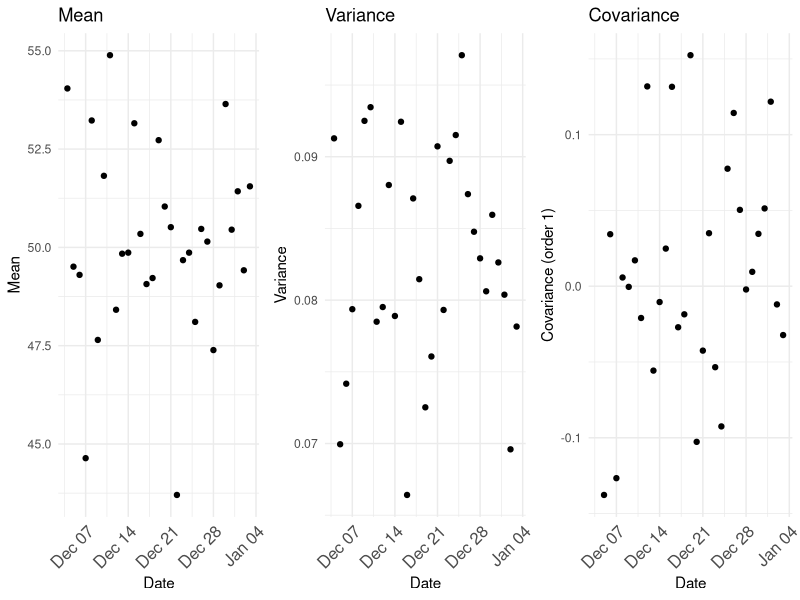
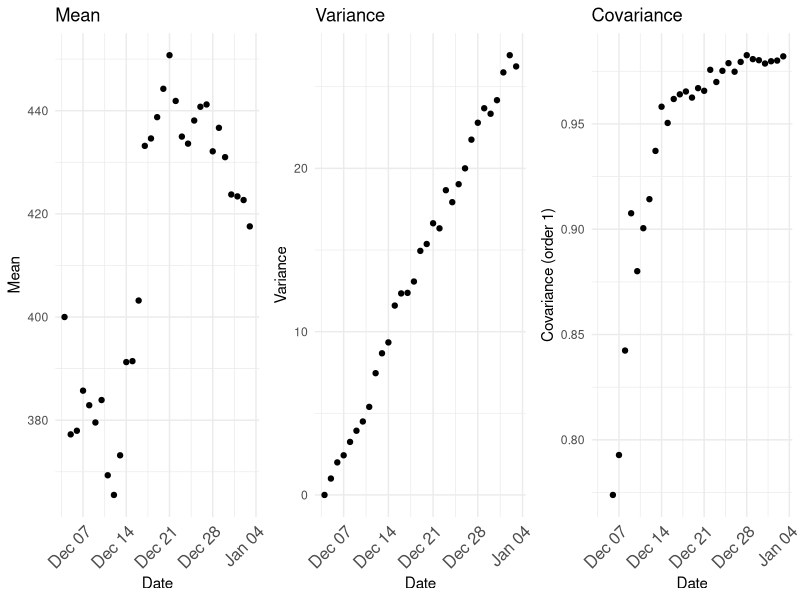
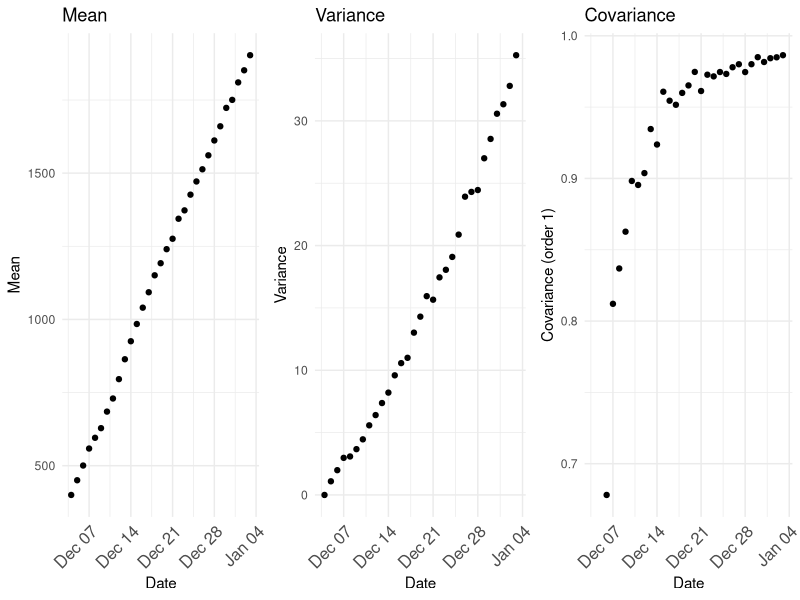
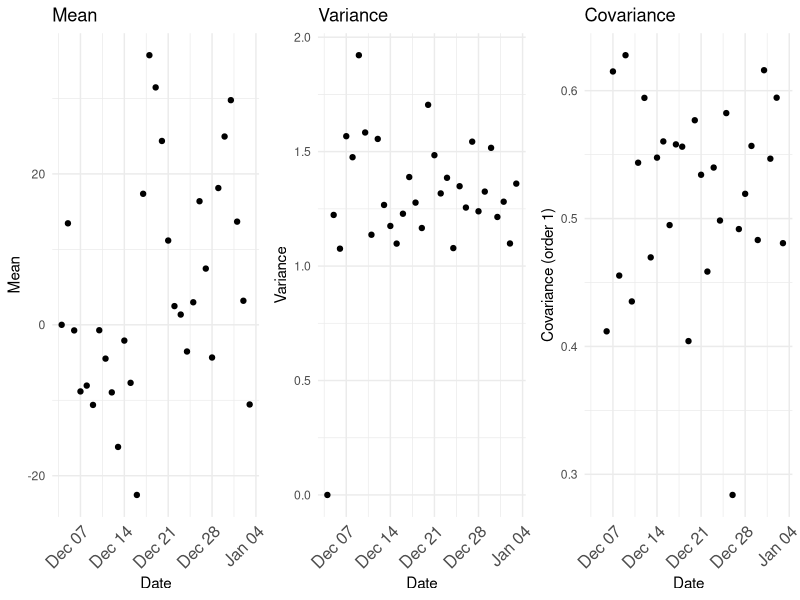
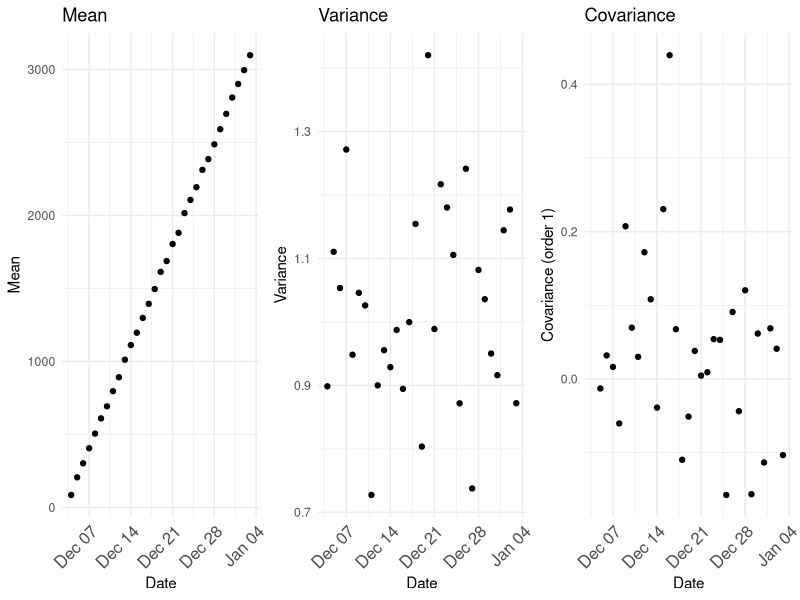
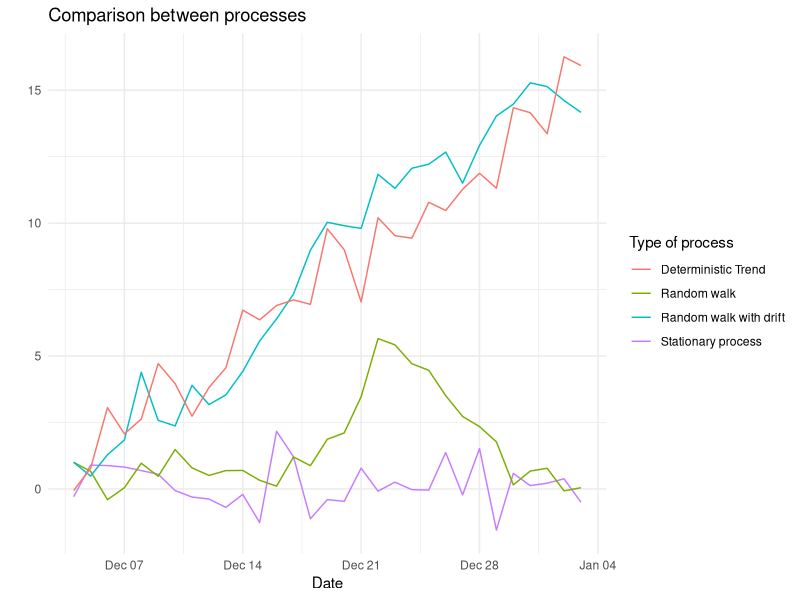

These charts were generated, in order, by the following R code:
## ---- chunk 1
library(tidyverse)
library(lubridate)
library(kableExtra)
library(gridExtra)
knitr::opts_chunk$set(echo = FALSE)
## ---- chunk 2
stationary.df <- data.frame(date = today() + days(0:30))
for(i in 1:100){
  stationary.df <- stationary.df %>% mutate_(.dots=setNames(list(quote(runif(n = 31))),paste0('realization_', i)))
}
kable(stationary.df[c(1,2,3, 10, 15, 30),c(1,2,3, 26, 51, 101)], caption = 'Samples of Stationary process') %>% 
  kable_styling(full_width = T) %>%
  scroll_box()
## ---- chunk 3
library(matrixStats)
stationary.df$mean <- rowSums(stationary.df %>% select(-one_of('date')))
stationary.df$variance <- rowVars(stationary.df %>% select(-one_of('date', 'mean')) %>% as.matrix())
stationary.df$covariance <- NA
covar.mat <- stationary.df %>% select(-one_of('date', 'mean', 'variance', 'covariance')) %>% as.matrix() %>% t() %>% cor()
for (i in 1:30) {
  stationary.df$covariance[i+1] <- covar.mat[i,i+1]
}

p1 <- ggplot(data = stationary.df, aes(x = date, y = mean)) +
  geom_point() +
  labs(y= "Mean", x='Date') + 
  ggtitle('Mean') +
  theme_minimal() +
  theme(axis.text.x = element_text(angle = 45, vjust = 1, size = 12, hjust = 1))
p2 <- ggplot(data = stationary.df, aes(x = date, y = variance)) +
  geom_point() +
  labs(y= "Variance", x='Date') + 
  ggtitle('Variance') +
  theme_minimal() +
  theme(axis.text.x = element_text(angle = 45, vjust = 1, size = 12, hjust = 1))
p3 <- ggplot(data = stationary.df, aes(x = date, y = covariance)) +
  geom_point() +
  labs(y= "Covariance (order 1)", x='Date') + 
  ggtitle('Covariance') +
  theme_minimal() +
  theme(axis.text.x = element_text(angle = 45, vjust = 1, size = 12, hjust = 1))
grid.arrange(p1, p2, p3, nrow=1, ncol = 3)
rm(stationary.df)
## ---- chunk 4
random.walk.df <- data.frame(date = today() + days(0:30))
for(i in 1:100){
  random.walk.df <- random.walk.df %>% mutate_(.dots=setNames(list(quote(rep(4, 31))), paste0('realization_', i)))
  for(j in 2:31){
    random.walk.df[j, i+1] <- random.walk.df[j-1, i+1] + rnorm(n = 1)
  }
  # random.walk.df[paste0('realisation_', i)] <- lag((random.walk.df %>% select(paste0('realisation_', i)))[[1]])+4
}
kable(random.walk.df[c(1,2,3, 10, 15, 30),c(1,2,3, 26, 51, 101)], caption = 'Samples of Random walk process') %>% 
  kable_styling(full_width = T) %>%
  scroll_box()
## ---- chunk 5
library(matrixStats)
random.walk.df$mean <- rowSums(random.walk.df %>% select(-one_of('date')))
random.walk.df$variance <- rowVars(random.walk.df %>% select(-one_of('date', 'mean')) %>% as.matrix())
random.walk.df$covariance <- NA
covar.mat <- random.walk.df %>% select(-one_of('date', 'mean', 'variance', 'covariance')) %>% as.matrix() %>% t() %>% cor()
for (i in 1:30) {
  random.walk.df$covariance[i+1] <- covar.mat[i,i+1]
}

p1 <- ggplot(data = random.walk.df, aes(x = date, y = mean)) +
  geom_point() +
  labs(y= "Mean", x='Date') + 
  ggtitle('Mean') +
  theme_minimal() +
  theme(axis.text.x = element_text(angle = 45, vjust = 1, size = 12, hjust = 1))
p2 <- ggplot(data = random.walk.df, aes(x = date, y = variance)) +
  geom_point() +
  labs(y= "Variance", x='Date') + 
  ggtitle('Variance') +
  theme_minimal() +
  theme(axis.text.x = element_text(angle = 45, vjust = 1, size = 12, hjust = 1))
p3 <- ggplot(data = random.walk.df, aes(x = date, y = covariance)) +
  geom_point() +
  labs(y= "Covariance (order 1)", x='Date') + 
  ggtitle('Covariance') +
  theme_minimal() +
  theme(axis.text.x = element_text(angle = 45, vjust = 1, size = 12, hjust = 1))
grid.arrange(p1, p2, p3, nrow=1, ncol = 3)
rm(random.walk.df)
## ---- chunk 6
random.walk.drift.df <- data.frame(date = today() + days(0:30))
for(i in 1:100){
  random.walk.drift.df <- random.walk.drift.df %>% mutate_(.dots=setNames(list(quote(rep(4, 31))), paste0('realization_', i)))
  for(j in 2:31){
    random.walk.drift.df[j, i+1] <- random.walk.drift.df[j-1, i+1] + rnorm(n = 1) + 0.5
  }
  # random.walk.df[paste0('realisation_', i)] <- lag((random.walk.df %>% select(paste0('realisation_', i)))[[1]])+4
}
kable(random.walk.drift.df[c(1,2,3, 10, 15, 30),c(1,2,3, 26, 51, 101)], caption = 'Samples of Random walk with drift process') %>% 
  kable_styling(full_width = T) %>%
  scroll_box()
## ---- chunk 7
library(matrixStats)
random.walk.drift.df$mean <- rowSums(random.walk.drift.df %>% select(-one_of('date')))
random.walk.drift.df$variance <- rowVars(random.walk.drift.df %>% select(-one_of('date', 'mean')) %>% as.matrix())
random.walk.drift.df$covariance <- NA
covar.mat <- random.walk.drift.df %>% select(-one_of('date', 'mean', 'variance', 'covariance')) %>% as.matrix() %>% t() %>% cor()
for (i in 1:30) {
  random.walk.drift.df$covariance[i+1] <- covar.mat[i,i+1]
}

p1 <- ggplot(data = random.walk.drift.df, aes(x = date, y = mean)) +
  geom_point() +
  labs(y= "Mean", x='Date') + 
  ggtitle('Mean') +
  theme_minimal() +
  theme(axis.text.x = element_text(angle = 45, vjust = 1, size = 12, hjust = 1))
p2 <- ggplot(data = random.walk.drift.df, aes(x = date, y = variance)) +
  geom_point() +
  labs(y= "Variance", x='Date') + 
  ggtitle('Variance') +
  theme_minimal() +
  theme(axis.text.x = element_text(angle = 45, vjust = 1, size = 12, hjust = 1))
p3 <- ggplot(data = random.walk.drift.df, aes(x = date, y = covariance)) +
  geom_point() +
  labs(y= "Covariance (order 1)", x='Date') + 
  ggtitle('Covariance') +
  theme_minimal() +
  theme(axis.text.x = element_text(angle = 45, vjust = 1, size = 12, hjust = 1))
grid.arrange(p1, p2, p3, nrow=1, ncol = 3)
rm(random.walk.drift.df)
## ---- chunk 8
unit.root.df <- data.frame(date = today() + days(0:30))
for(i in 1:100){
  unit.root.df <- unit.root.df %>% mutate_(.dots=setNames(list(quote(rep(0, 31))), paste0('realization_', i)))
  for(j in 2:31){
    unit.root.df[j, i+1] <- 0.5*unit.root.df[j-1, i+1] + rnorm(n = 1)
  }
}
unit.root.df$mean <- rowSums(unit.root.df %>% select(-one_of('date')))
unit.root.df$variance <- rowVars(unit.root.df %>% select(-one_of('date', 'mean')) %>% as.matrix())
unit.root.df$covariance <- NA
covar.mat <- unit.root.df %>% select(-one_of('date', 'mean', 'variance', 'covariance')) %>% as.matrix() %>% t() %>% cor()
for (i in 1:30) {
  unit.root.df$covariance[i+1] <- covar.mat[i,i+1]
}

p1 <- ggplot(data = unit.root.df, aes(x = date, y = mean)) +
  geom_point() +
  labs(y= "Mean", x='Date') + 
  ggtitle('Mean') +
  theme_minimal() +
  theme(axis.text.x = element_text(angle = 45, vjust = 1, size = 12, hjust = 1))
p2 <- ggplot(data = unit.root.df, aes(x = date, y = variance)) +
  geom_point() +
  labs(y= "Variance", x='Date') + 
  ggtitle('Variance') +
  theme_minimal() +
  theme(axis.text.x = element_text(angle = 45, vjust = 1, size = 12, hjust = 1))
p3 <- ggplot(data = unit.root.df, aes(x = date, y = covariance)) +
  geom_point() +
  labs(y= "Covariance (order 1)", x='Date') + 
  ggtitle('Covariance') +
  theme_minimal() +
  theme(axis.text.x = element_text(angle = 45, vjust = 1, size = 12, hjust = 1))
grid.arrange(p1, p2, p3, nrow=1, ncol = 3)
rm(unit.root.df)

## ---- chunk 9
deterministic.df <- data.frame(date = today() + days(0:30))
for(i in 1:100){
  deterministic.df <- deterministic.df %>% mutate_(.dots=setNames(list(quote(1:31 + rnorm(n = 31))), paste0('realization_', i)))
}
kable(deterministic.df[c(1,2,3, 10, 15, 30),c(1,2,3, 26, 51, 101)], caption = 'Samples of Deterministic trend process') %>% 
  kable_styling(full_width = T) %>%
  scroll_box()
## ---- chunk 10
deterministic.df$mean <- rowSums(deterministic.df %>% select(-one_of('date')))
deterministic.df$variance <- rowVars(deterministic.df %>% select(-one_of('date', 'mean')) %>% as.matrix())
deterministic.df$covariance <- NA
covar.mat <- deterministic.df %>% select(-one_of('date', 'mean', 'variance', 'covariance')) %>% as.matrix() %>% t() %>% cor()
for (i in 1:30) {
  deterministic.df$covariance[i+1] <- covar.mat[i,i+1]
}

p1 <- ggplot(data = deterministic.df, aes(x = date, y = mean)) +
  geom_point() +
  labs(y= "Mean", x='Date') + 
  ggtitle('Mean') +
  theme_minimal() +
  theme(axis.text.x = element_text(angle = 45, vjust = 1, size = 12, hjust = 1))
p2 <- ggplot(data = deterministic.df, aes(x = date, y = variance)) +
  geom_point() +
  labs(y= "Variance", x='Date') + 
  ggtitle('Variance') +
  theme_minimal() +
  theme(axis.text.x = element_text(angle = 45, vjust = 1, size = 12, hjust = 1))
p3 <- ggplot(data = deterministic.df, aes(x = date, y = covariance)) +
  geom_point() +
  labs(y= "Covariance (order 1)", x='Date') + 
  ggtitle('Covariance') +
  theme_minimal() +
  theme(axis.text.x = element_text(angle = 45, vjust = 1, size = 12, hjust = 1))
grid.arrange(p1, p2, p3, nrow=1, ncol = 3)
rm(deterministic.df)
## ---- chunk 11
set.seed(123)
comparision.df <- data.frame(date = today() + days(0:30))
comparision.df <- comparision.df %>% mutate('deterministic.trend' = 0.5*1:31 + rnorm(n = 31),
                                            'stationary.process' = rnorm(n = 31),
                                            'random.walk' = rep(1, 31),
                                            'random.walk.drift' = rep(1, 31)
                                            )
for(j in 2:31){
  comparision.df$random.walk[j] <- comparision.df$random.walk[j-1] + rnorm(n = 1)
  comparision.df$random.walk.drift[j] <- comparision.df$random.walk.drift[j-1] + rnorm(n = 1) + 0.5
}
ggplot(data = comparision.df, aes(x = date)) +
  geom_line(aes(y = stationary.process, color = 'Stationary process')) +
  geom_line(aes(y = random.walk, color = 'Random walk')) +
  geom_line(aes(y = random.walk.drift, color = 'Random walk with drift')) +
  geom_line(aes(y = deterministic.trend, color = 'Deterministic Trend')) +
  labs(y= "", x='Date', color = 'Type of process') +
  ggtitle('Comparison between processes') +
  theme_minimal()
